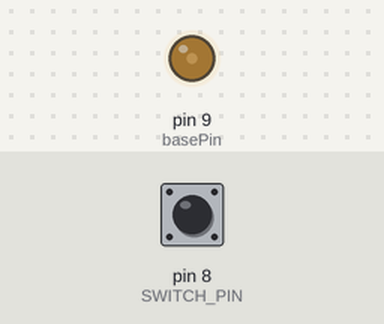
Bench run of a sketch on a simulated Arduino Uno, built with avr-gcc and run on an emulated ATmega328P. On the bench: output pins drawn as LEDs (lit = HIGH). The test bench sets the inputs (shaded band); at power-on: pin 8 (SWITCH_PIN) LOW.

Above: at 0.31 s.
At 1.27 s:
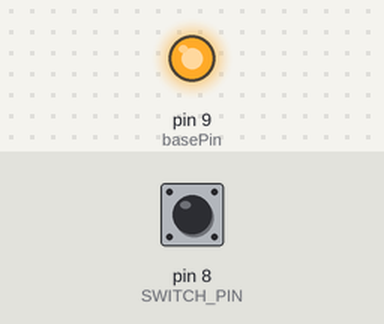
1.3 s: pin 8 (SWITCH_PIN) pulled HIGH for 1 s
At 4.2 s:
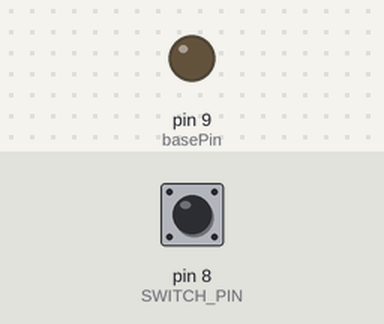
Timing chart, 0 to 10.7 s (numbered marks = the images above; inputs shaded):
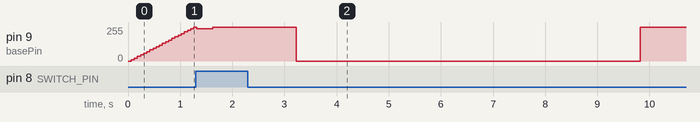

The sketch:

bigRedButton.ino
```cpp
const int SWITCH_PIN = 8;
const int basePin = 9;

//// LEDS

void turnLed(int idx, bool state) {
  if (idx == 0) {
    analogWrite(basePin, state ? 255 : 0);
  } else {
    digitalWrite(basePin + idx, state ? HIGH : LOW);
  }
}

void allYellow(bool state) {
  for (int i=0; i<4; i++) {
    turnLed(1 + i, state ? HIGH : LOW);
  }
}

void allLeds(bool state) {
  for (int i=0; i<5; i++) {
    turnLed(i, state ? HIGH : LOW);
  }
}

void buttonLight(bool state) {
  turnLed(0, state);
}

void buttonLight(int value) {
  analogWrite(basePin, value);
}

//// BUTTON

bool isButtonPressed() {
  return digitalRead(SWITCH_PIN) == HIGH;
}

void checkButton() {
  if (isButtonPressed()) {
    allLeds(true);
  }
}

void wait() {
  int steps = 20;
  int MAX = 255;
  int MIN = 10;
  int d = 60;
  while (!isButtonPressed()) {
    for (int i=0; i<steps*2 && !isButtonPressed(); i++) {
      delay(d);
      if (i < steps) {
        buttonLight((int)map(i, 0, steps, MIN, MAX));
      } else {
        buttonLight((int)map(i - steps, steps, 0, MIN, MAX));
      }
    }
    // little extra, looks cooler
    delay(5*d);
  }
}

void warmup() {
  allLeds(false);
  int d = 250;
  for (int i=0; i<10; i++) {
    delay(d);
    turnLed(1, true); turnLed(2, false); turnLed(3, true); turnLed(4, false);
    delay(d);
    turnLed(1, false); turnLed(2, true); turnLed(3, false); turnLed(4, true);
  }
}

void runAround(int d, int rounds) {
  for (int i=0; i<rounds; i++) {
    for (int j=0; j<4; j++) {
      delay(d);
      allYellow(false);
      turnLed(1+j, true);
    }
  }
}

void countDown() {
  buttonLight(true);
  int countTo=30;
  for (int i=0; i<countTo; i++) {
    int dTime = 15*(countTo-i);
    allYellow(true);
    delay(dTime);
    allYellow(false);
    delay(dTime);
    buttonLight((i/2) %2 == 0);
  }
}

void explode() {
  int d = 25;
  for (int l=0; l<20; l++) {
    for (int i=0; i<5; i++) {
     delay(d);
     turnLed(i, HIGH);
     delay(d);
     turnLed(i, LOW);
    }
  }
}

void setup() {
  pinMode(SWITCH_PIN, INPUT);
}

void loop() {
  wait();
  turnLed(0, true);
  runAround(100, 4);
  turnLed(0, false);
  warmup();
  runAround(100, 4);
  countDown();
  explode();
}
```
